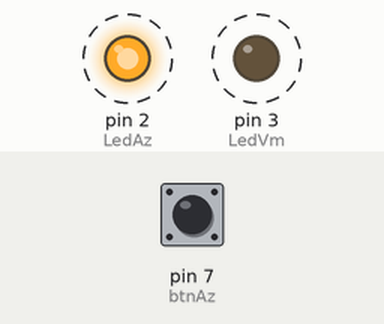
Simulated run of this sketch. Board: Arduino Uno, built with avr-gcc and run on an emulated ATmega328P. Shown: output pins drawn as LEDs (lit = HIGH). Dashed ring = blinking. The test bench sets the inputs (shaded band); at power-on: pin 7 (btnAz) HIGH.

Above: at 0.2 s.
Timing chart, 0 to 4.6 s (numbered marks = the images above):
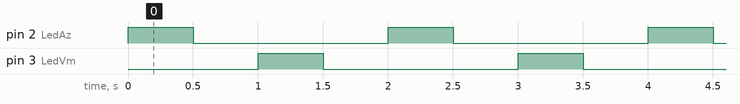

The sketch:

stop_led_button.ino
```cpp
#define LedAz 2
#define LedVm 3
#define btnAz 7

void setup(){
pinMode(LedAz,OUTPUT);
pinMode(LedVm,OUTPUT);
pinMode(btnAz,INPUT_PULLUP);
}

void loop(){

while(!digitalRead(btnAz));
digitalWrite(LedAz,HIGH);
delay(500);
digitalWrite(LedAz,LOW);
delay(500);

while(!digitalRead(btnAz));
digitalWrite(LedVm,HIGH);
delay(500);
digitalWrite(LedVm,LOW);
delay(500);
}
```

Measured:
- by itself, pin 2 (LedAz), pin 3 (LedVm): alternates HIGH for 0.50 s and LOW for 1.5 s
- by itself, everything shown: repeats every 2.0 s, in 4 steps
